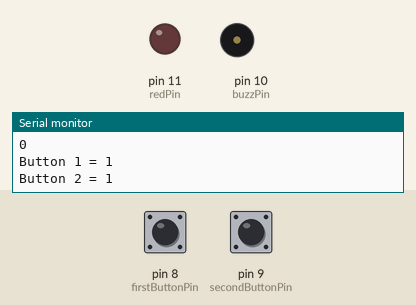
A sketch run on a simulated Arduino Uno, built with avr-gcc and run on an emulated ATmega328P. Parts: output pins drawn as LEDs (lit = HIGH), buzzer (waves = sounding, pin HIGH), the last lines printed to the serial monitor. The inputs (shaded band) are chosen by the test bench; at power-on: pin 8 (firstButtonPin) HIGH, pin 9 (secondButtonPin) HIGH.

Above: at 1.8 s.
1.9 s: pin 8 (firstButtonPin) pulled LOW for 3.2 s
At 6.3 s:
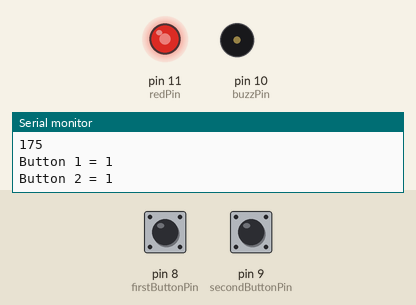
6.6 s: pin 8 (firstButtonPin) pulled LOW for 0.6 s
At 8.2 s:
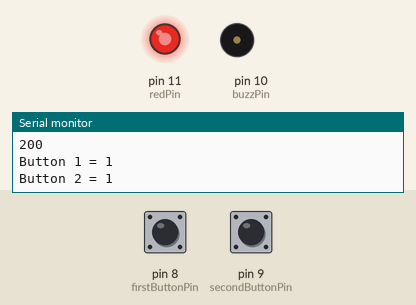
9.0 s: pin 8 (firstButtonPin) pulled LOW for 3.2 s
At 13.3 s:
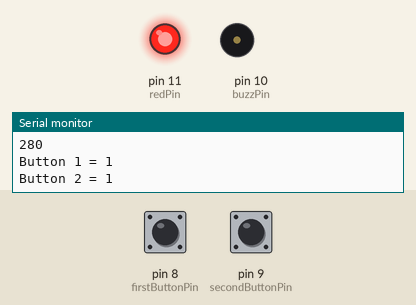
14.0 s: pin 9 (secondButtonPin) pulled LOW for 0.6 s
At 14.9 s:
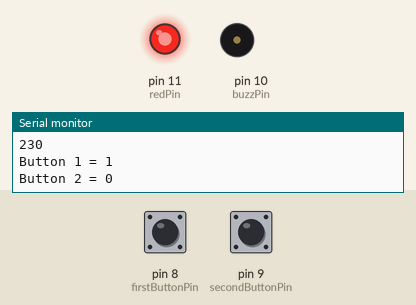
16.5 s: pin 9 (secondButtonPin) pulled LOW for 1 s
At 18.6 s:
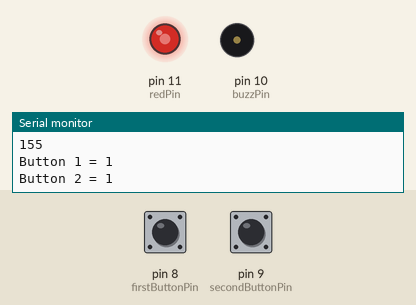
19.0 s: pin 9 (secondButtonPin) pulled LOW for 3.2 s
At 22.9 s:
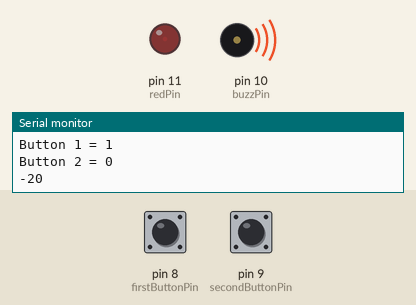
Timing chart, 0 to 25.0 s (numbered marks = the images above; inputs shaded):
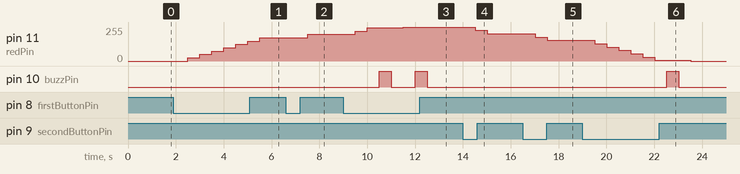

The sketch:

DimmableLED.ino
```cpp
int firstButtonPin = 8;
int secondButtonPin = 9;
int firstButtonValue;
int secondButtonValue;
int redPin = 11;
int buzzPin = 10;

int LEDbright = 0;
int dt = 500;

void setup() {
  Serial.begin(9600);
  pinMode(firstButtonPin, INPUT);
  pinMode(secondButtonPin, INPUT);
  pinMode(redPin, OUTPUT);
  pinMode(buzzPin, OUTPUT);
}

void loop() {
    firstButtonValue = digitalRead(firstButtonPin);
    secondButtonValue = digitalRead(secondButtonPin);

    Serial.print("Button 1 = ");
    Serial.println(firstButtonValue);

    Serial.print("Button 2 = ");
    Serial.println(secondButtonValue);
    Serial.println();
    delay(dt);

    if (firstButtonValue == 0) {
      LEDbright += 25;
    }

    if (secondButtonValue == 0) {
      LEDbright -= 25;
    }

    Serial.println(LEDbright);

    if (LEDbright > 255){
      LEDbright = 255;
      digitalWrite(buzzPin, HIGH);
      delay(dt);
      digitalWrite(buzzPin, LOW);
      delay(dt);
    }

    if (LEDbright < 0) {
      LEDbright = 0;
      digitalWrite(buzzPin, HIGH);
      delay(dt);
      digitalWrite(buzzPin, LOW);
      delay(dt);
    }

    analogWrite(redPin, LEDbright);
}
```

Measured:
- after the input at 1.9 s, pin 11 (redPin): moves from 0/255 to 175/255 over 3.0 s, starting after 0.60 s
- after the input at 6.6 s, pin 11 (redPin): 175/255 → 200/255 after 0.91 s
- after the input at 9.0 s, pin 11 (redPin): 200/255 → 225/255 after 0.51 s, → 250/255 0.50 s later, → 255/255 1.5 s later; pin 10 (buzzPin): alternates HIGH for 0.50 s and LOW for 1.0 s, starting after 1.5 s
- after the input at 14.0 s, pin 11 (redPin): 255/255 → 230/255 after 0.51 s, → 205/255 0.50 s later
- after the input at 16.5 s, pin 11 (redPin): 205/255 → 180/255 after 0.52 s, → 155/255 0.50 s later
- after the input at 19.0 s, pin 11 (redPin): moves from 155/255 to 0/255 over 4.0 s, starting after 0.52 s; pin 10 (buzzPin): LOW → HIGH after 3.5 s, → LOW 0.50 s later
